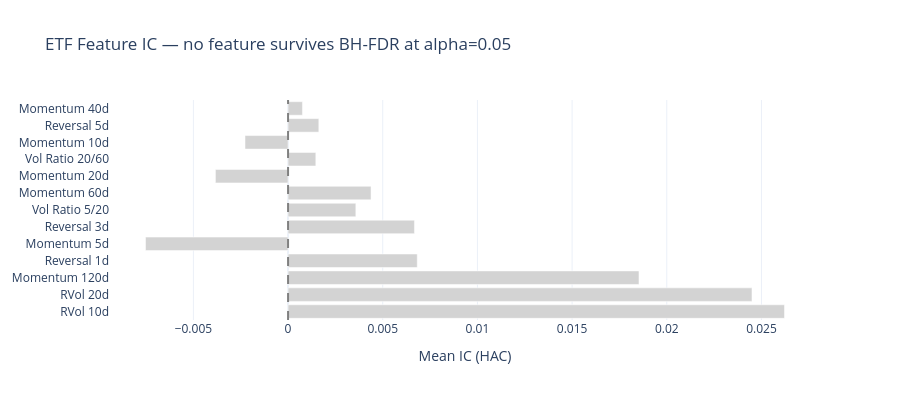

Notebook cell for this chart:
### Code cell
# IC by feature, colored by BH-FDR significance
sort_idx = np.argsort(etf_p)
sorted_names = [etf_test_results[i]["feature"] for i in sort_idx]
sorted_ics = [etf_test_results[i]["ic"] for i in sort_idx]
sorted_bh = [bool(etf_bh["rejected"][i]) for i in sort_idx]
colors_etf = ["#2166ac" if b else "lightgray" for b in sorted_bh]

fig = go.Figure(
    go.Bar(
        y=sorted_names,
        x=sorted_ics,
        orientation="h",
        marker_color=colors_etf,
    )
)
fig.add_vline(x=0, line_dash="dash", line_color="gray")
fig.update_layout(
    title="ETF Feature IC — no feature survives BH-FDR at alpha=0.05",
    xaxis_title="Mean IC (HAC)",
    height=400,
    template="plotly_white",
)
fig.show()

### Figure 1 — Plotly figure (JSON) as saved in the notebook; plotly's stock layout.template omitted (floating-point values rounded to 4 significant figures)
{"data": [{"marker": {"color": ["lightgray", "lightgray", "lightgray", "lightgray", "lightgray", "lightgray", "lightgray", "lightgray", "lightgray", "lightgray", "lightgray", "lightgray", "lightgray"]}, "orientation": "h", "type": "bar", "x": [0.02622, 0.0245, 0.01853, 0.006823, -0.007529, 0.006675, 0.003579, 0.004382, -0.003837, 0.001466, -0.002274, 0.001624, 0.00076], "y": ["RVol 10d", "RVol 20d", "Momentum 120d", "Reversal 1d", "Momentum 5d", "Reversal 3d", "Vol Ratio 5/20", "Momentum 60d", "Momentum 20d", "Vol Ratio 20/60", "Momentum 10d", "Reversal 5d", "Momentum 40d"]}], "layout": {"height": 400, "shapes": [{"line": {"color": "gray", "dash": "dash"}, "type": "line", "x0": 0, "x1": 0, "xref": "x", "y0": 0, "y1": 1, "yref": "y domain"}], "title": {"text": "ETF Feature IC — no feature survives BH-FDR at alpha=0.05"}, "xaxis": {"title": {"text": "Mean IC (HAC)"}}}}
